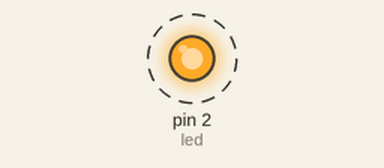
A sketch run on a simulated Arduino Uno, built with avr-gcc and run on an emulated ATmega328P. Shown: output pins drawn as LEDs (lit = HIGH). Dashed ring = blinking.

Above: at 0.2 s.
Timing chart, 0 to 3.0 s (numbered marks = the images above):
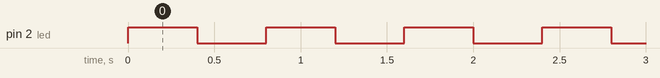

Measured:
- by itself, pin 2 (led): alternates HIGH for 0.40 s and LOW for 0.40 s

The sketch:

activity3.ino
```cpp
// Toggling LED at D2

int led=2;

void setup(){
    pinMode(led,OUTPUT);
}

void loop(){
    digitalWrite(led,1);
    delay(400);
    digitalWrite(led,0);
    delay(400);
}
```
